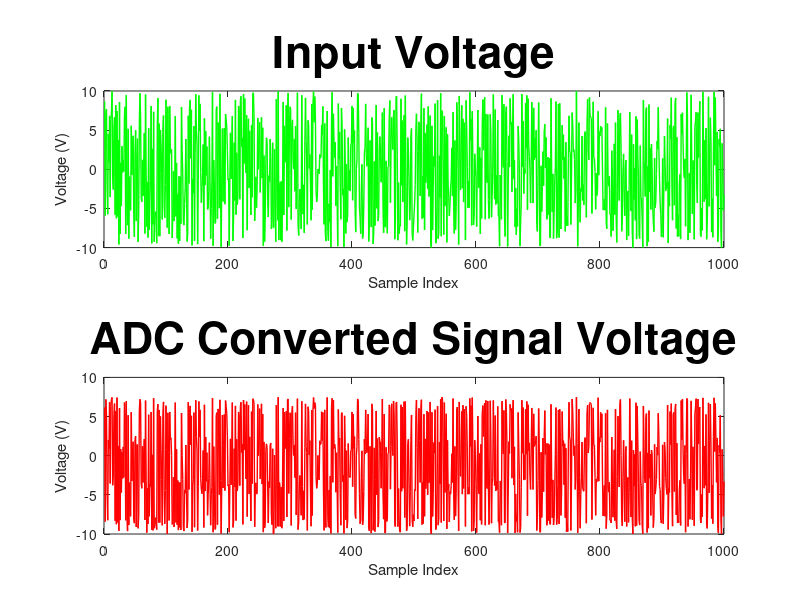
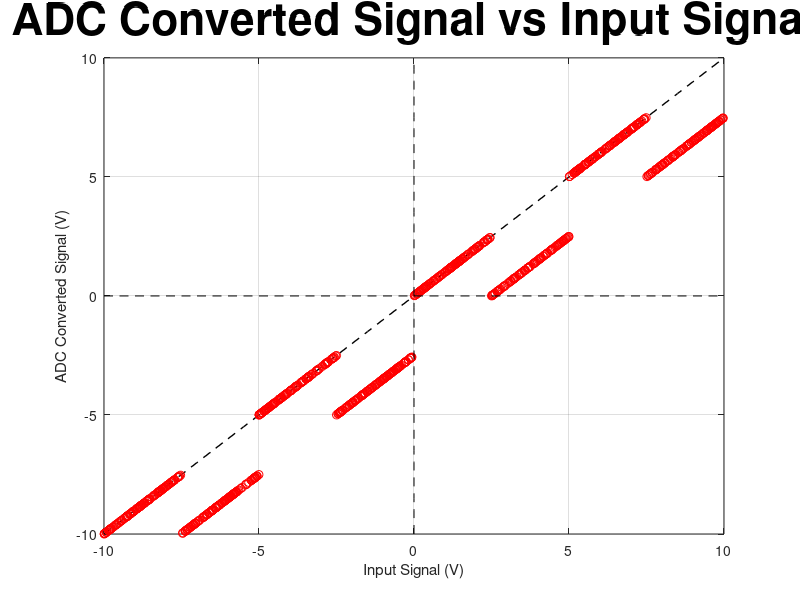

Recreate these plots in MATLAB, in order.
close all; clear all; clc;

%% Signal creation

%Upper and lower limit on voltage captured
upLim = 10;
lowLim = -10;

%Function used to give closed intervals on random value creation
mag = floor(log10( upLim - lowLim))  
signal = unifrnd(lowLim-(10^mag)*eps, upLim+(10^mag)*eps,1000,1);

%Copy of unmodified signal. This will end up being our "original" signal.
signalCopy = signal;
%Creating a "Analysis" signal which has the points shifted up by 10.
signalAnalysis = signal + 10;

%Calculating the voltage resolution.
bitSize = 20/(2^16)

%This is now the modified signal!
signal(~((signalAnalysis > (0 * bitSize) & signalAnalysis < (bitSize * (2^13-1))) |...
        (signalAnalysis > (2^14 * bitSize) & signalAnalysis < (bitSize * (2^14+2^13-1)))| ... 
        (signalAnalysis > (2^15 * bitSize) & signalAnalysis < (bitSize * (2^15+2^13-1)))| ... 
        (signalAnalysis > ((2^15+2^14) * bitSize) & signalAnalysis < (bitSize * (2^15+2^14+2^13-1))))) = ...
        signal(~((signalAnalysis > (0 * bitSize) & signalAnalysis < (bitSize * (2^13-1))) |...
        (signalAnalysis > (2^14 * bitSize) & signalAnalysis < (bitSize * (2^14+2^13-1)))| ... 
        (signalAnalysis > (2^15 * bitSize) & signalAnalysis < (bitSize * (2^15+2^13-1)))| ... 
        (signalAnalysis > ((2^15+2^14) * bitSize) & signalAnalysis < (bitSize * (2^15+2^14+2^13-1))))) - 2.5;
    
%% Plots
close all;

%Side by side index plots
figure
subplot(2,1,1)
plot(signalCopy, 'g', 'Linewidth', 1)
title("Input Voltage", "fontsize", 32)
xlabel("Sample Index"); ylabel("Voltage (V)");
subplot(2,1,2)
plot(signal, 'r', 'Linewidth', 1)
title("ADC Converted Signal Voltage", "fontsize", 32);
xlabel("Sample Index"); ylabel("Voltage (V)");

%Plot a guidline of proper signal
line = [-10:0.5:10];
axis = zeros(1,41);

%Plots against eachother
figure
plot(line, line, 'k--', 'Linewidth', 1);
hold on
plot(signalCopy, signal, 'ro')
hold on

plot(line, axis, 'k--');
plot(axis, line, 'k--');
xlabel("Input Signal (V)"); ylabel("ADC Converted Signal (V)");
title("ADC Converted Signal vs Input Signal", "fontsize", 32);
grid on

